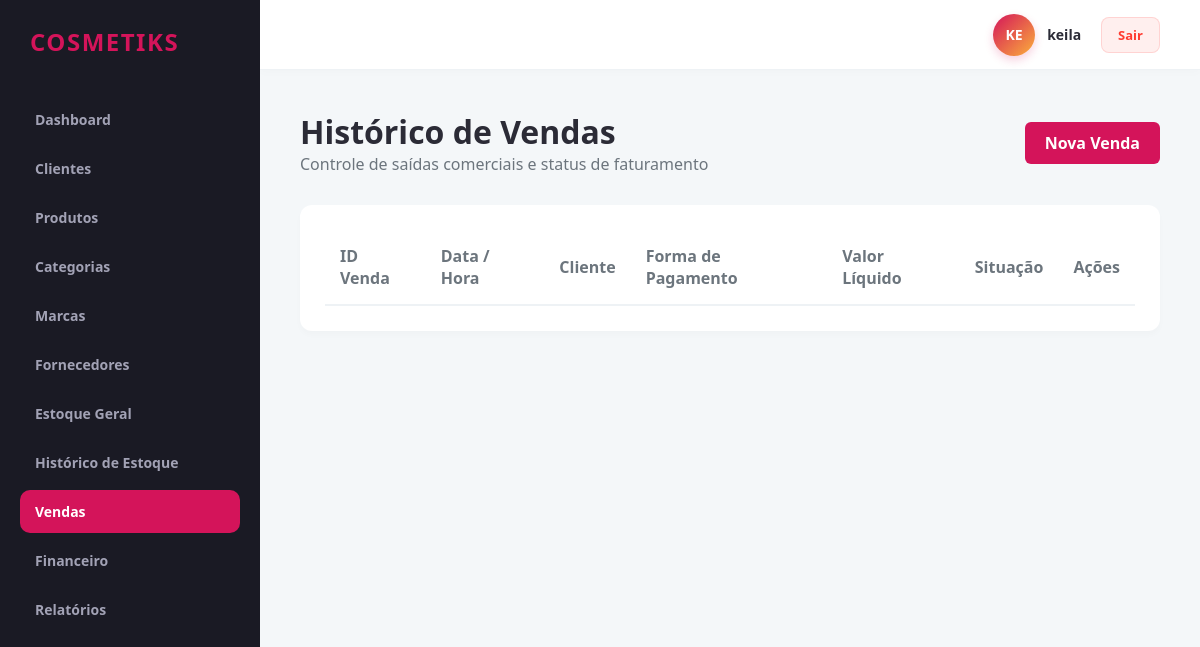
Page /vendas/ (signed in) on the earlier database version.
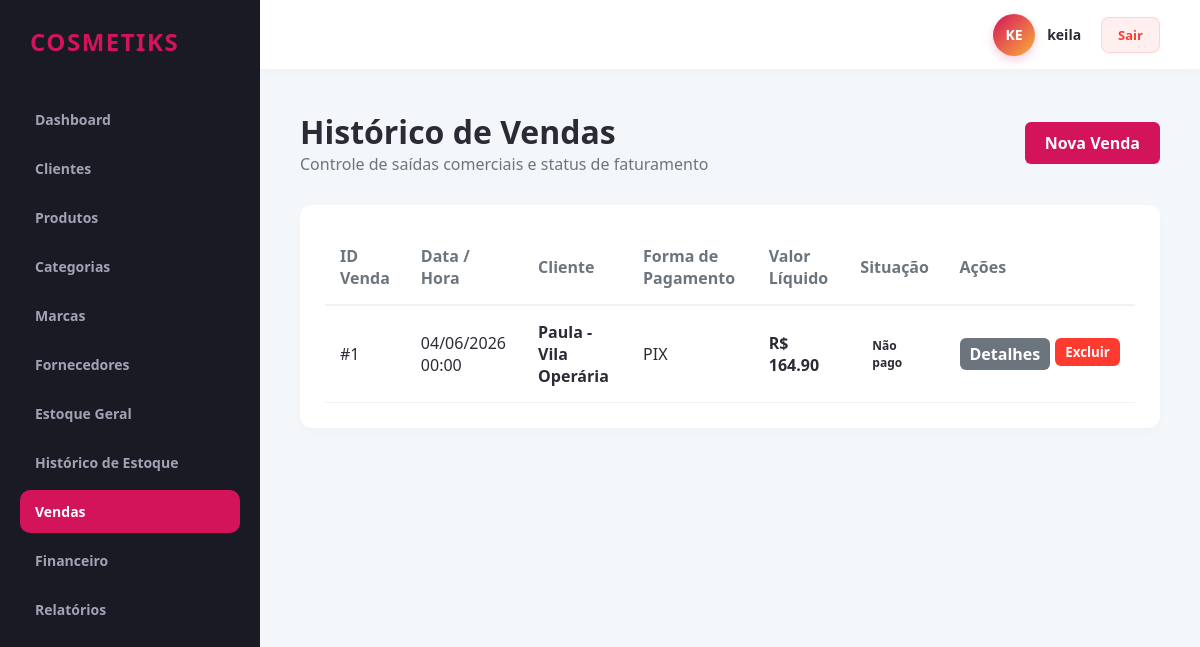
Same page on the later database version.
### app/models/venda.py (models this page shows)
class Venda(db.Model):
    __tablename__ = 'vendas'
    id = db.Column(db.Integer, primary_key=True)
    revendedor_id = db.Column(db.Integer, db.ForeignKey('revendedores.id'), nullable=False)
    cliente_id = db.Column(db.Integer, db.ForeignKey('clientes.id'), nullable=False)
    data_venda = db.Column(db.DateTime, default=datetime.utcnow)
    valor_total = db.Column(db.Numeric(10, 2), nullable=False)
    desconto_valor = db.Column(db.Numeric(10, 2), default=0.00, nullable=False)
    desconto_percentual = db.Column(db.Numeric(5, 2), default=0.00, nullable=False)
    situacao = db.Column(db.String(30), default='Não pago', nullable=False)
    forma_pagamento = db.Column(db.String(50), nullable=False)
    cliente = db.relationship('Cliente', backref='vendas', lazy=True)
    revendedor = db.relationship('Revendedor', backref='vendas', lazy=True)
    itens = db.relationship('ItemVenda', backref='venda', cascade='all, delete-orphan', lazy=True)
    parcelas = db.relationship('Parcelamento', backref='venda', cascade='all, delete-orphan', lazy=True)
    financeiro = db.relationship('Financeiro', backref='venda', cascade='all, delete-orphan', lazy=True)
    movimentacoes_estoque = db.relationship('Estoque', backref='venda', lazy=True)

### app/models/cliente.py (models this page shows)
class Cliente(db.Model):
    __tablename__ = 'clientes'
    id = db.Column(db.Integer, primary_key=True)
    revendedor_id = db.Column(db.Integer, db.ForeignKey('revendedores.id'), nullable=False)
    nome = db.Column(db.String(150), nullable=False)
    telefone = db.Column(db.String(20), nullable=True)
    whatsapp = db.Column(db.String(20), nullable=True)
    email = db.Column(db.String(100), nullable=True)
    endereco = db.Column(db.Text, nullable=True)
    data_cadastro = db.Column(db.DateTime, default=datetime.utcnow)
    observacoes = db.Column(db.Text, nullable=True)

### app/controllers/venda_controller.py (the view)
@venda_bp.route('/')
@revendedor_required
def index():
    revendedor_id = session.get('revendedor_id')
    lista = venda_service.venda_repo.get_todas_ordenadas(revendedor_id)
    return render_template('vendas/index.html', vendas=lista)

### app/controllers/venda_controller.py (called while the page is built)
def revendedor_required(f):
    @wraps(f)
    def decorated_function(*args, **kwargs):
        if not session.get('usuario_logado') or session.get('is_admin'):
            flash('Acesso restrito a revendedores autenticados.', 'danger')
            return redirect(url_for('auth.login'))
        return f(*args, **kwargs)
    return decorated_function

### app/repositories/venda_repository.py (called while the page is built)
    def get_todas_ordenadas(self, revendedor_id):
        return self.model.query.filter_by(revendedor_id=revendedor_id).order_by(self.model.data_venda.desc()).all()

### app/templates/vendas/index.html
{% extends 'base.html' %}
{% block content %}
<div class="header-panel">
    <div>
        <h1>Histórico de Vendas</h1>
        <p style="color: var(--text-muted);">Controle de saídas comerciais e status de faturamento</p>
    </div>
    <a href="{{ url_for('venda.nova') }}" class="btn btn-primary">Nova Venda</a>
</div>
<div class="data-table-container">
    <table class="data-table">
        <thead>
            <tr>
                <th>ID Venda</th>
                <th>Data / Hora</th>
                <th>Cliente</th>
                <th>Forma de Pagamento</th>
                <th>Valor Líquido</th>
                <th>Situação</th>
                <th>Ações</th>
            </tr>
        </thead>
        <tbody>
            {% for v in vendas %}
            <tr>
                <td>#{{ v.id }}</td>
                <td>{{ v.data_venda.strftime('%d/%m/%Y %H:%M') }}</td>
                <td><strong>{{ v.cliente.nome }}</strong></td>
                <td>{{ v.forma_pagamento }}</td>
                <td><strong>R$ {{ "%.2f"|format(v.valor_total) }}</strong></td>
                <td>
                    <span class="badge-status {{ v.situacao|lower|replace(' ', '-') }}">
                        {{ v.situacao }}
                    </span>
                </td>
                <td>
                    <div style="display: flex; gap: 5px;">
                        <a href="{{ url_for('venda.detalhes', id_venda=v.id) }}" class="btn btn-primary" style="padding: 5px 10px; background: #6c757d;">Detalhes</a>
                        <form action="{{ url_for('venda.excluir', id_venda=v.id) }}" method="POST" onsubmit="return confirm('Esta ação excluirá a venda, o lançamento financeiro e retornará os itens ao estoque automaticamente. Confirmar?')">
                            <button type="submit" class="btn btn-danger" style="padding: 5px 10px;">Excluir</button>
                        </form>
                    </div>
                </td>
            </tr>
            {% endfor %}
        </tbody>
    </table>
</div>
{% endblock %}

Differences in the rows shown:
added Venda: id "1", data_venda "04/06/2026 00:00", cliente.nome "Paula - Vila Operária", forma_pagamento "PIX", valor_total "164.90", situacao "Não pago"
